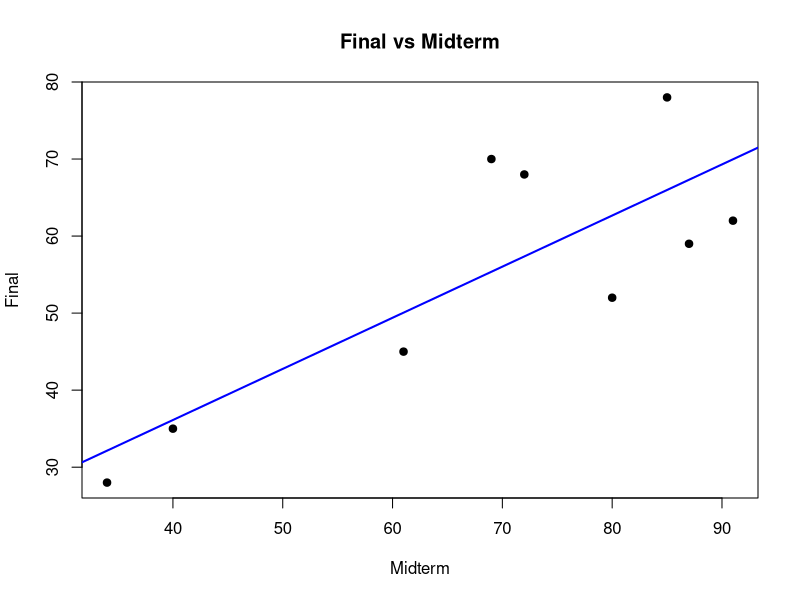
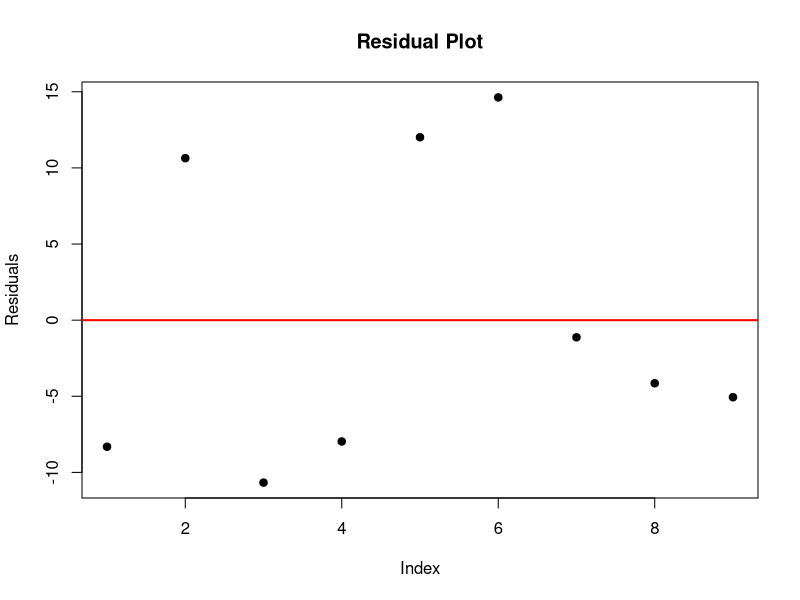
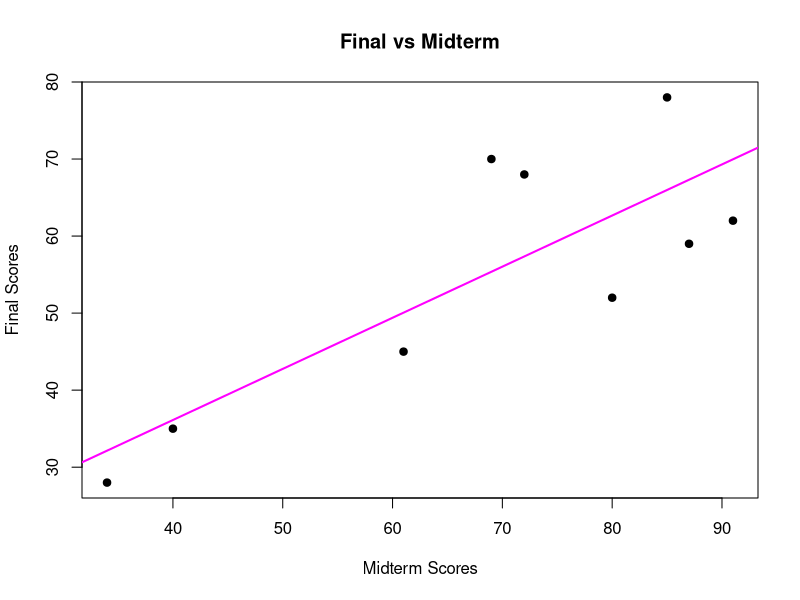

These charts were generated, in order, by the following R code:
## ---- chunk 1
# Data setup
midterm <- c(87, 72, 80, 91, 85, 69, 40, 34, 61)
final <- c(59, 68, 52, 62, 78, 70, 35, 28, 45)
## ---- chunk 2
midterm <- c(87, 72, 80, 91, 85, 69, 40, 34, 61)
final <- c(59, 68, 52, 62, 78, 70, 35, 28, 45)

model <- lm(final ~ midterm)
summary(model)

plot(midterm, final, main="Final vs Midterm", xlab="Midterm", ylab="Final", pch=19)
abline(model, col="blue", lwd=2) # Add regression line

plot(model$residuals, main="Residual Plot", ylab="Residuals", xlab="Index", pch=19)
abline(h=0, col="red", lwd=2)  # Reference line at zero

# Comment: 
# The scatter plot is showing an upward trend. This indicates that there is a positive relationship between midterm and final grades.
# The residual plot shows random scatter with the line of best fit exactly at zero. This means that a linear model is appropriate for this plot.
## ---- chunk 3
# Scatter plot of final vs midterm
plot(midterm, final, 
     main="Final vs Midterm", 
     xlab="Midterm Scores", 
     ylab="Final Scores", 
     pch=19)  

# Add regression line
abline(model, col="magenta", lwd=2)  

## ---- chunk 4
# Predict final grades for midterm scores of 82 and 32
new_data1 <- data.frame(midterm = c(82, 32))
predicted_final <- predict(model, new_data1)

# Print predictions
print(predicted_final)

## ---- chunk 5
# Crime = read.csv("crime.csv")
# install.package(plm) # If needed, comment out this line before knitting
library(plm)
data("Crime")
## ---- chunk 6
library(plm)
data("Crime")
head(Crime, 7)
names(Crime)
ncol(Crime)
summary(Crime)



## ---- chunk 7
# Mean of prbconv (remove NA values)
mean_prbconv <- mean(Crime$prbconv, na.rm = TRUE)

# Variance of prbconv (remove NA values)
var_prbconv <- var(Crime$prbconv, na.rm = TRUE)

# Median of prbconv (remove NA values)
median_prbconv <- median(Crime$prbconv, na.rm = TRUE)

# Print the results
cat("Mean:", mean_prbconv, "\n")
cat("Variance:" , var_prbconv ,"\n" )
cat("Median:", median_prbconv, "\n")

## ---- chunk 8

# Comparing lpolpc and smsa using a linear regression model 
modelone <- lm(prbconv ~ lpolpc + smsa, data = Crime)
# Summarize the model
summary(modelone)

# Comparing polpc and smsa using a linear regression model  
modeltwo <- lm(prbconv ~ polpc + smsa, data = Crime)
# Summarize the model
summary(modeltwo)

## ---- chunk 9
# comment: Model 2, which uses polpc and smsa, is a much better model for predicting the probability of conviction (prbconv). It explains more of the variance in the data, has a better fit (lower residual standard error), and its predictors have a stronger and more significant relationship with the outcome.

## ---- chunk 10

# Create a data frame for prediction using the 'predict' function
new_data <- data.frame(polpc = 0.0025, smsa = c("no", "yes"))

# Predict using the model
predicted_values <- predict(modeltwo, newdata = new_data)

# Print the predicted values
predicted_values

# Manual Option
# Define the values
intercept <- 0.19444
polpc_coefficient <- 278.52397
smsayes_coefficient <- -0.44656
polpc_value <- 0.0025

# For rural areas (smsa = "no")
prbconv_rural <- intercept + (polpc_coefficient * polpc_value) + 0  # Rural (smsa = "no")

# For urban areas (smsa = "yes")
prbconv_urban <- intercept + (polpc_coefficient * polpc_value) + smsayes_coefficient  # Urban (smsa = "yes")

cat("Rual predicted prbconv:" ,prbconv_rural , "\n" )
cat("Urban predicted prbconv:" , prbconv_urban , "\n")
## ---- chunk 11
# Pearson correlation between prbpris and taxpc
cor_prbpris_taxpc <- cor(Crime$prbpris, Crime$taxpc, use = "complete.obs")

# Pearson correlation between prbconv and prbarr
cor_prbconv_prbarr <- cor(Crime$prbconv, Crime$prbarr, use = "complete.obs")

cat("Pearson correlation between prbpris and taxpc:", cor_prbpris_taxpc, "\n")
cat("Pearson correlation between prbconv and prbarr:", cor_prbconv_prbarr, "\n")
## ---- chunk 12
# comment:The correlation coefficient between 'prbpris' and 'taxpc' is 0.45, indicating a somewhat positive relationship.The p-value is 0.03, which is less than 0.05, which means that this correlation is statistically significant.The 95% confidence interval ranges from 0.05 to 0.65. This doesn't include zero, which re-establishes  the significance of the correlation.Therefore, we conclude that there is a significant positive correlation between 'prbpris' and 'taxpc'.



## ---- chunk 13
# Select the relevant variables
selected_vars <- Crime[, c("prbconv", "prbpris", "density", "polpc")]
# Compute the correlation matrix
cor_matrix <- cor(selected_vars, use = "complete.obs")
# Display the correlation matrix
print(cor_matrix)

## ---- chunk 14
# comment: Based on the correlation matrix, there is a somewhat positive association between the prbconv and the prbpris. While the relationship with population density and polpc are seemingly weak, these results suggest that conviction and sentencing outcomes are more closely related to each other than to density or policing levels in this dataset.

## ---- chunk 15
# There are 3 even numbers (2, 4, 6) out of 6 possible outcomes.
prob_success <- 3 / 6
# Print the probability
cat("The probability of getting an even number in one roll is:", prob_success, "\n")

## ---- chunk 16
one_trial <- function() {
  # Simulate rolling a die 20 times
  rolls <- sample(1:6, size = 20, replace = TRUE)
  
  # Count the number of even numbers
  num_even <- sum(rolls %% 2 == 0)
  
  # Return TRUE if the count of even numbers is greater than 5, otherwise FALSE
  return(num_even > 5)
}

# Example: Run one trial
result <- one_trial()
cat("Result of one_trial:", result, "\n")

## ---- chunk 17
# Set the number of trials
N <- 100000

# Repeat one_trial N times and store the results in a logical vector
trial_results <- replicate(N, one_trial())

# Sum the outcomes (TRUE is treated as 1, FALSE as 0)
desired_output <- sum(trial_results)

# Compute the probability using relative frequency
estimated_probability <- desired_output / N

# Print the results
cat("The estimated probability of getting more than 5 even numbers in 20 rolls is:", 
    estimated_probability, "\n")


## ---- chunk 18
# Calculate the probability of getting more than 5 even numbers in 20 rolls using the Binomial formula
binom_prob <- 1 - pbinom(5, size = 20, prob = 0.5)
cat("The probability using the Binomial formula is:", binom_prob, "\n")
